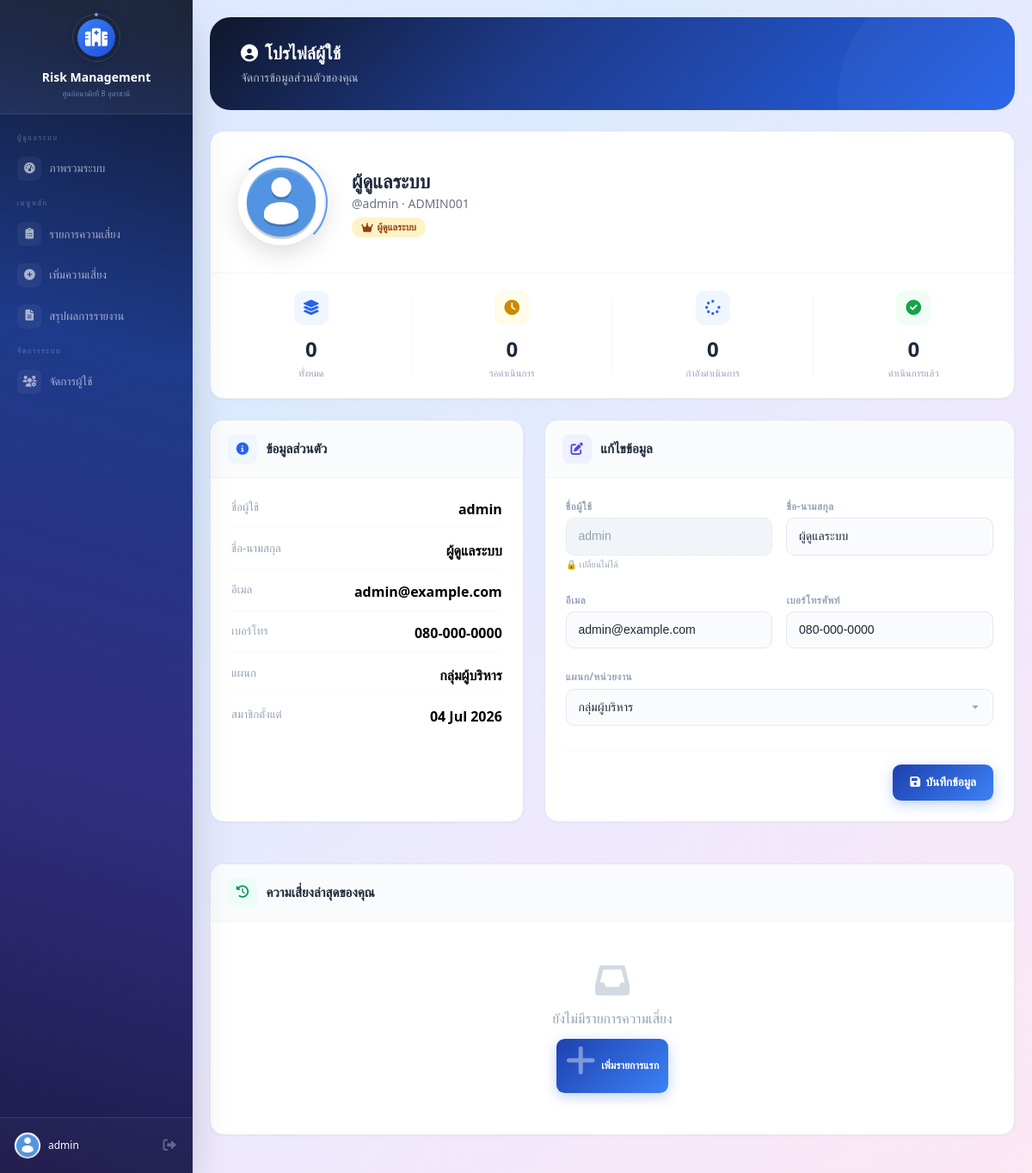
The app's page /profile.php (signed in) with its own data.
### tables this page shows
CREATE TABLE IF NOT EXISTS users (
    id INT AUTO_INCREMENT PRIMARY KEY,
    reporter_code VARCHAR(255) NOT NULL,
    username VARCHAR(50) NOT NULL,
    fullname VARCHAR(255) DEFAULT NULL,
    email VARCHAR(100) DEFAULT NULL,
    phone VARCHAR(20) DEFAULT NULL,
    department VARCHAR(255) DEFAULT NULL,
    password VARCHAR(255) NOT NULL,
    role ENUM('admin','user') DEFAULT 'user',
    avatar VARCHAR(255) DEFAULT NULL,
    created_at TIMESTAMP DEFAULT CURRENT_TIMESTAMP,
    UNIQUE KEY username (username)
);

### includes/functions.php (called while the page is built, shortened)
<?php
function isAdmin()
{
    return isset($_SESSION['role']) && $_SESSION['role'] === 'admin';
}

### profile.php (the view, shortened to what this page needs)
<?php
require_once 'config/db.php';
require_once 'includes/functions.php';
$stmt = $pdo->prepare("SELECT * FROM users WHERE id = ?");
$stmt->execute([$_SESSION['user_id']]);
$user = $stmt->fetch();
$hasEmail = false;
$hasPhone = false;
$hasDepartment = false;
try {
    $columns = $pdo->query("SHOW COLUMNS FROM users")->fetchAll(PDO::FETCH_COLUMN);
    $hasEmail = in_array('email', $columns);
    $hasPhone = in_array('phone', $columns);
    $hasDepartment = in_array('department', $columns);
} catch (Exception $e) {
}
$departmentsList = [
    'กลุ่มผู้บริหาร',
    'กลุ่มอำนวยการ',
    'กลุ่มขับเคลื่อนยุทธศาสตร์และพัฒนากำลังคน',
    'กลุ่มพัฒนาอนามัยแม่และเด็ก',
    'กลุ่มพัฒนาการส่งเสริมสุขภาพวัยเรียน',
    'กลุ่มพัฒนาการส่งเสริมสุขภาพวัยรุ่น',
    'กลุ่มพัฒนาการส่งเสริมสุขภาพวัยทำงาน',
    'กลุ่มพัฒนาการส่งเสริมสุขภาพวัยสูงอายุ',
    'กลุ่มพัฒนาอนามัยและสิ่งแวดล้อม'
];
try {
    $stmt = $pdo->prepare("
        SELECT
            COUNT(*) as total,
            SUM(CASE WHEN status='ดำเนินการแล้ว' THEN 1 ELSE 0 END) as completed,
            SUM(CASE WHEN status='กำลังดำเนินการ' THEN 1 ELSE 0 END) as in_progress,
            SUM(CASE WHEN status='ยังไม่ดำเนินการ' OR status IS NULL OR status='' THEN 1 ELSE 0 END) as pending
        FROM risks WHERE user_id = ?
    ");
    $stmt->execute([$_SESSION['user_id']]);
    $stats = $stmt->fetch();
} catch (Exception $e) {
    $stats = ['total' => 0, 'completed' => 0, 'in_progress' => 0, 'pending' => 0];
}
try {
    $stmt = $pdo->prepare("SELECT * FROM risks WHERE user_id = ? ORDER BY created_at DESC LIMIT 5");
    $stmt->execute([$_SESSION['user_id']]);
    $recentRisks = $stmt->fetchAll();
} catch (Exception $e) {
    $recentRisks = [];
}
?>
<?php include 'includes/header.php'; ?>
<div class="flex h-screen">
    <?php include 'includes/sidebar.php'; ?>
    <div class="flex-1 overflow-y-auto">
        <div class="p-4 md:p-5">
            <div class="page-container">
                <div class="page-header">
                    <h1 class="text-xl font-bold"><i class="fas fa-user-circle mr-2"></i>โปรไฟล์ผู้ใช้</h1>
                    <p class="text-sm mt-1">จัดการข้อมูลส่วนตัวของคุณ</p>
                </div>
                <div class="card">
                    <div class="profile-top">
                        <div class="avatar-wrap">
                            <img src="avatars/<?= htmlspecialchars($user['avatar'] ?: 'default.png') ?>"
                                alt="Avatar" class="avatar-img"
                                onerror="this.src='avatars/default.png'">
                        </div>
                        <div class="profile-info">
                            <h2 class="profile-name"><?= htmlspecialchars($user['fullname'] ?: $user['username']) ?></h2>
                            <p class="text-gray-500 text-sm">
                                @<?= htmlspecialchars($user['username']) ?> ·
                                <?= htmlspecialchars($user['reporter_code'] ?? '-') ?>
                            </p>
                            <span class="profile-role <?= isAdmin() ? 'admin' : 'user' ?>">
                                <i class="fas <?= isAdmin() ? 'fa-crown' : 'fa-user' ?> text-xs"></i>
                                <?= isAdmin() ? 'ผู้ดูแลระบบ' : 'ผู้ใช้ทั่วไป' ?>
                            </span>
                        </div>
                    </div>
                    <div class="stats-row">
                        <div class="stat-item">
                            <div class="stat-icon-circle bg-blue-50 text-blue-600">
                                <i class="fas fa-layer-group"></i>
                            </div>
                            <div class="stat-number"><?= number_format($stats['total']) ?></div>
                            <div class="stat-label-text">ทั้งหมด</div>
                        </div>
                        <div class="stat-item">
                            <div class="stat-icon-circle bg-yellow-50 text-yellow-600">
                                <i class="fas fa-clock"></i>
                            </div>
                            <div class="stat-number"><?= number_format($stats['pending']) ?></div>
                            <div class="stat-label-text">รอดำเนินการ</div>
                        </div>
                        <div class="stat-item">
                            <div class="stat-icon-circle bg-blue-50 text-blue-600">
                                <i class="fas fa-spinner"></i>
                            </div>
                            <div class="stat-number"><?= number_format($stats['in_progress']) ?></div>
                            <div class="stat-label-text">กำลังดำเนินการ</div>
                        </div>
                        <div class="stat-item">
                            <div class="stat-icon-circle bg-green-50 text-green-600">
                                <i class="fas fa-check-circle"></i>
                            </div>
                            <div class="stat-number"><?= number_format($stats['completed']) ?></div>
                            <div class="stat-label-text">ดำเนินการแล้ว</div>
                        </div>
                    </div>
                </div>
                <div style="display:grid;grid-template-columns:1fr 1.5fr;gap:1.5rem;">
                    <div class="card">
                        <div class="card-header">
                            <div class="card-header-icon bg-blue-50 text-blue-600">
                                <i class="fas fa-info-circle"></i>
                            </div>
                            <h3 class="card-header-title">ข้อมูลส่วนตัว</h3>
                        </div>
                        <div class="card-body">
                            <div style="display:flex;flex-direction:column;gap:0.85rem;">
                                <div class="info-row">
                                    <span class="info-label">ชื่อผู้ใช้</span>
                                    <span class="info-value"><?= htmlspecialchars($user['username']) ?></span>
                                </div>
                                <div class="info-row">
                                    <span class="info-label">ชื่อ-นามสกุล</span>
                                    <span class="info-value"><?= htmlspecialchars($user['fullname'] ?: '-') ?></span>
                                </div>
                                <?php if ($hasEmail): ?>
                                    <div class="info-row">
                                        <span class="info-label">อีเมล</span>
                                        <span class="info-value"><?= htmlspecialchars($user['email'] ?: '-') ?></span>
                                    </div>
                                <?php endif; ?>
                                <?php if ($hasPhone && !empty($user['phone'])): ?>
                                    <div class="info-row">
                                        <span class="info-label">เบอร์โทร</span>
                                        <span class="info-value"><?= htmlspecialchars($user['phone']) ?></span>
                                    </div>
                                <?php endif; ?>
                                <?php if ($hasDepartment && !empty($user['department'])): ?>
                                    <div class="info-row">
                                        <span class="info-label">แผนก</span>
                                        <span class="info-value"><?= htmlspecialchars($user['department']) ?></span>
                                    </div>
                                <?php endif; ?>
                                <div class="info-row">
                                    <span class="info-label">สมาชิกตั้งแต่</span>
                                    <span class="info-value"><?= date('d M Y', strtotime($user['created_at'])) ?></span>
                                </div>
                            </div>
                        </div>
                    </div>
                    <div class="card">
                        <div class="card-header">
                            <div class="card-header-icon bg-indigo-50 text-indigo-600">
                                <i class="fas fa-edit"></i>
                            </div>
                            <h3 class="card-header-title">แก้ไขข้อมูล</h3>
                        </div>
                        <div class="card-body">
                            <form method="POST">
                                <div class="form-grid">
                                    <div class="form-group">
                                        <label class="form-label">ชื่อผู้ใช้</label>
                                        <input type="text" value="<?= htmlspecialchars($user['username']) ?>" class="form-input" disabled>
                                        <p class="form-hint">🔒 เปลี่ยนไม่ได้</p>
                                    </div>
                                    <div class="form-group">
                                        <label class="form-label">ชื่อ-นามสกุล</label>
                                        <input type="text" name="fullname" value="<?= htmlspecialchars($user['fullname'] ?? '') ?>" class="form-input" placeholder="กรอกชื่อ-นามสกุล">
                                    </div>
                                    <?php if ($hasEmail): ?>
                                        <div class="form-group">
                                            <label class="form-label">อีเมล</label>
                                            <input type="email" name="email" value="<?= htmlspecialchars($user['email'] ?? '') ?>" class="form-input" placeholder="example@email.com">
                                        </div>
                                    <?php endif; ?>
                                    <?php if ($hasPhone): ?>
                                        <div class="form-group">
                                            <label class="form-label">เบอร์โทรศัพท์</label>
                                            <input type="text" name="phone" value="<?= htmlspecialchars($user['phone'] ?? '') ?>" class="form-input" placeholder="08x-xxx-xxxx">
                                        </div>
                                    <?php endif; ?>
                                    <?php if ($hasDepartment): ?>
                                        <div class="form-group full">
                                            <label class="form-label">แผนก/หน่วยงาน</label>
                                            <select name="department" id="departmentSelect" class="form-input">
                                                <?php foreach ($departmentsList as $dept):
                                                    $selected = ($user['department'] ?? '') == $dept ? 'selected' : '';
                                                ?>
                                                    <option value="<?= htmlspecialchars($dept) ?>" <?= $selected ?>>
                                                        <?= htmlspecialchars($dept) ?>
                                                    </option>
                                                <?php endforeach; ?>
                                            </select>
                                        </div>
                                    <?php endif; ?>
                                </div>
                                <div style="display:flex;justify-content:flex-end;margin-top:1.25rem;padding-top:1rem;border-top:1px solid #f8fafc;">
                                    <button type="submit" class="btn btn-primary">
                                        <i class="fas fa-save"></i> บันทึกข้อมูล
                                    </button>
                                </div>
                            </form>
                        </div>
                    </div>
                </div>
                <div class="card" style="margin-top:1.5rem;">
                    <div class="card-header">
                        <div class="card-header-icon bg-emerald-50 text-emerald-600">
                            <i class="fas fa-history"></i>
                        </div>
                        <h3 class="card-header-title">ความเสี่ยงล่าสุดของคุณ</h3>
                    </div>
                    <?php if (empty($recentRisks)): ?>
                        <div class="empty-state">
                            <i class="fas fa-inbox"></i>
                            <p>ยังไม่มีรายการความเสี่ยง</p>
                            <a href="risk_form.php" class="btn btn-primary btn-sm" style="margin-top:0.75rem;">
                                <i class="fas fa-plus"></i> เพิ่มรายการแรก
                            </a>
                        </div>
                    <?php endif; ?>
                </div>
            </div>
        </div>
    </div>
</div>
<?php include 'includes/footer.php'; ?>

### records on screen
users: avatar (placeholder picture), fullname "ผู้ดูแลระบบ", username "admin", reporter_code "ADMIN001", email "admin@example.com", phone "080-000-0000", department "กลุ่มผู้บริหาร", created_at "04 Jul 2026"

### other values on screen
$_SESSION['username'] "admin"
$stats['total'] "0"
$stats['pending'] "0"
$stats['in_progress'] "0"
$stats['completed'] "0"
form field department "กลุ่มผู้บริหาร"
